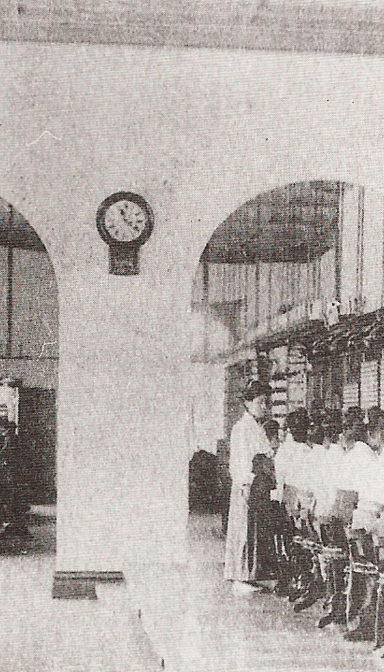
#> input picture out/family_s1_base_photo.jpg, 768 x 1344 px (shown at 1/2 size); its folder holds only this picture in this run
$ python sheet.py
#> lines starting #> are read from the running program, lines starting #| are printed output that depends on the picture
"""이번에 만든 그림만 이름 붙여 한 장에 모아 보기 (참고 인물 그림은 맨 앞에)"""
import glob, sys, os
from PIL import Image, ImageDraw
ids = [x.strip() for x in sys.argv[1].split(",")] if len(sys.argv) > 1 else None
fs = sorted(f for f in glob.glob("out/*") if f.endswith((".png", ".jpg"))
            and (ids is None or any(os.path.basename(f).startswith(i + "_s") for i in ids)))
refs = {"hero_ip": "ref/hero.png", "hero_adult": "ref/hero.png", "seohwi_dutch": "ref/seohwi.png"}
for k, r in refs.items():
    if ids and k in ids and os.path.exists(r) and r not in fs:
        fs = [r] + fs
if not fs: sys.exit()
W = 300
ims = []
for f in fs:
    i = Image.open(f).convert("RGBA"); b = Image.new("RGBA", i.size, "white"); b.alpha_composite(i)
#> after `b = Image.new('RGBA', i.size, 'white')`: b: PIL image 768x1344 RGBA; every value is 255
    i = b.convert("RGB"); ims.append(i.resize((W, int(i.height * W / i.width))))
#> further down, i is the input picture: PIL image 768x1344 RGB; mean R, G, B 178.3, 171.4, 167.6
H = max(i.height for i in ims); cols = min(5, len(ims)); rows = (len(ims) + cols - 1) // cols
#> after `H = max((i.height for i in ims))`: H = 525
#> after `cols = min(5, len(ims))`: cols = 1
#> after `rows = (len(ims) + cols - 1) // cols`: rows = 1
s = Image.new("RGB", (cols * W, rows * (H + 26)), "white"); d = ImageDraw.Draw(s)
#> after `s = Image.new('RGB', (cols * W, rows * (H + 26)), 'white')`: s: PIL image 300x551 RGB; every value is 255
for k, (f, i) in enumerate(zip(fs, ims)):
    x, y = (k % cols) * W, (k // cols) * (H + 26)
    s.paste(i, (x, y + 26)); d.text((x + 6, y + 7), f.replace("out/", ""), fill="black")
#> this loop made 1 pass
#> (x, y) on pass 1: (0, 0)
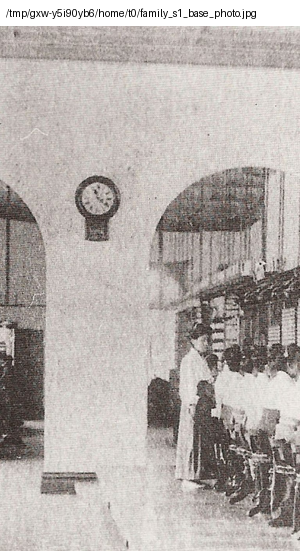
#> s: PIL image 300x551 RGB; mean R, G, B 181.1, 174.4, 170.8
s.save("sheet.jpg", quality=88)

$ run again, on out/hero_ip_s2.png
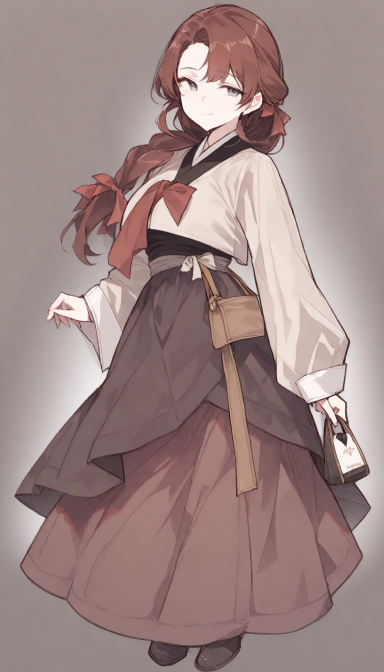
#> input picture out/hero_ip_s2.png, 768 x 1344 px (shown at 1/2 size)
#> b: PIL image 768x1344 RGBA; every value is 255
#> i is the input picture: PIL image 768x1344 RGB; mean R, G, B 157.9, 135.3, 133.6
#> H = 525
#> cols = 1
#> the loop `for k, (f, i) in enumerate(zip(fs, ims)):` made 1 pass
#> (x, y) on pass 1: (0, 0)
#> after the loop `for k, (f, i) in enumerate(zip(fs, ims)):`:
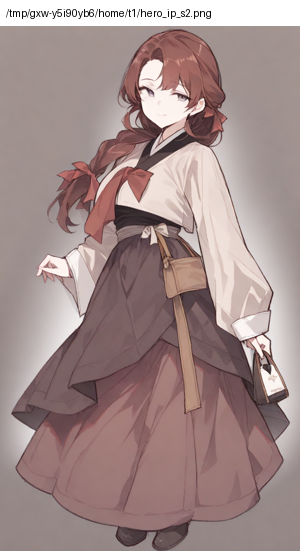
#> s: PIL image 300x551 RGB; mean R, G, B 161.8, 140.2, 138.6

$ run again, on out/holland_s3.png
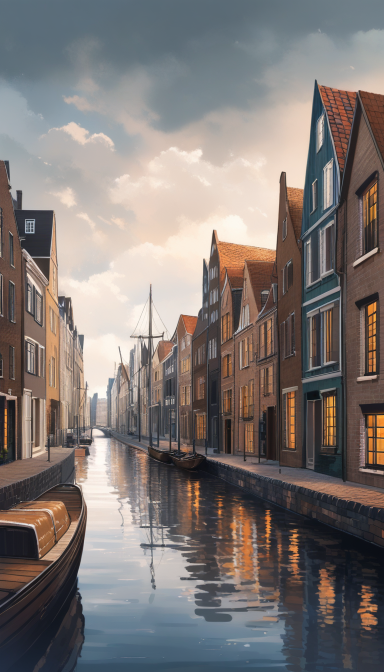
#> input picture out/holland_s3.png, 768 x 1344 px (shown at 1/2 size)
#> b: PIL image 768x1344 RGBA; every value is 255
#> i is the input picture: PIL image 768x1344 RGB; mean R, G, B 126.4, 119.2, 116.5
#> H = 525
#> cols = 1
#> the loop `for k, (f, i) in enumerate(zip(fs, ims)):` made 1 pass
#> (x, y) on pass 1: (0, 0)
#> after the loop `for k, (f, i) in enumerate(zip(fs, ims)):`:
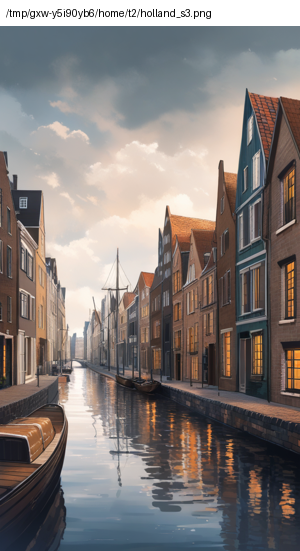
#> s: PIL image 300x551 RGB; mean R, G, B 131.7, 124.8, 122.3

$ run again, on out/family_s3.png
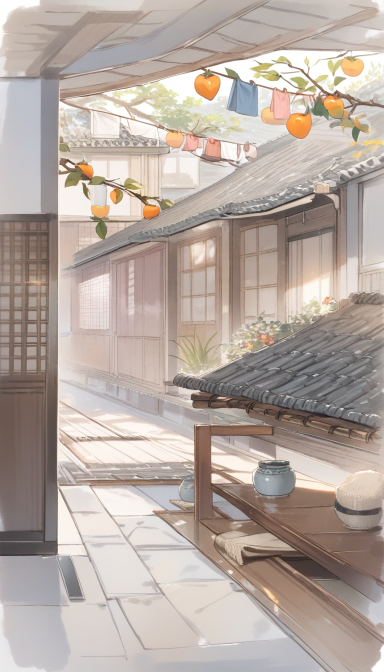
#> input picture out/family_s3.png, 768 x 1344 px (shown at 1/2 size)
#> b: PIL image 768x1344 RGBA; every value is 255
#> i is the input picture: PIL image 768x1344 RGB; mean R, G, B 182.2, 169.7, 162.1
#> H = 525
#> cols = 1
#> the loop `for k, (f, i) in enumerate(zip(fs, ims)):` made 1 pass
#> (x, y) on pass 1: (0, 0)
#> after the loop `for k, (f, i) in enumerate(zip(fs, ims)):`:
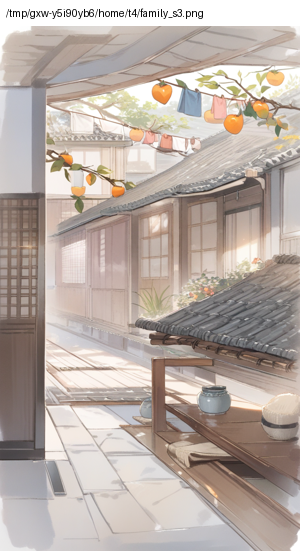
#> s: PIL image 300x551 RGB; mean R, G, B 184.9, 173, 165.8
